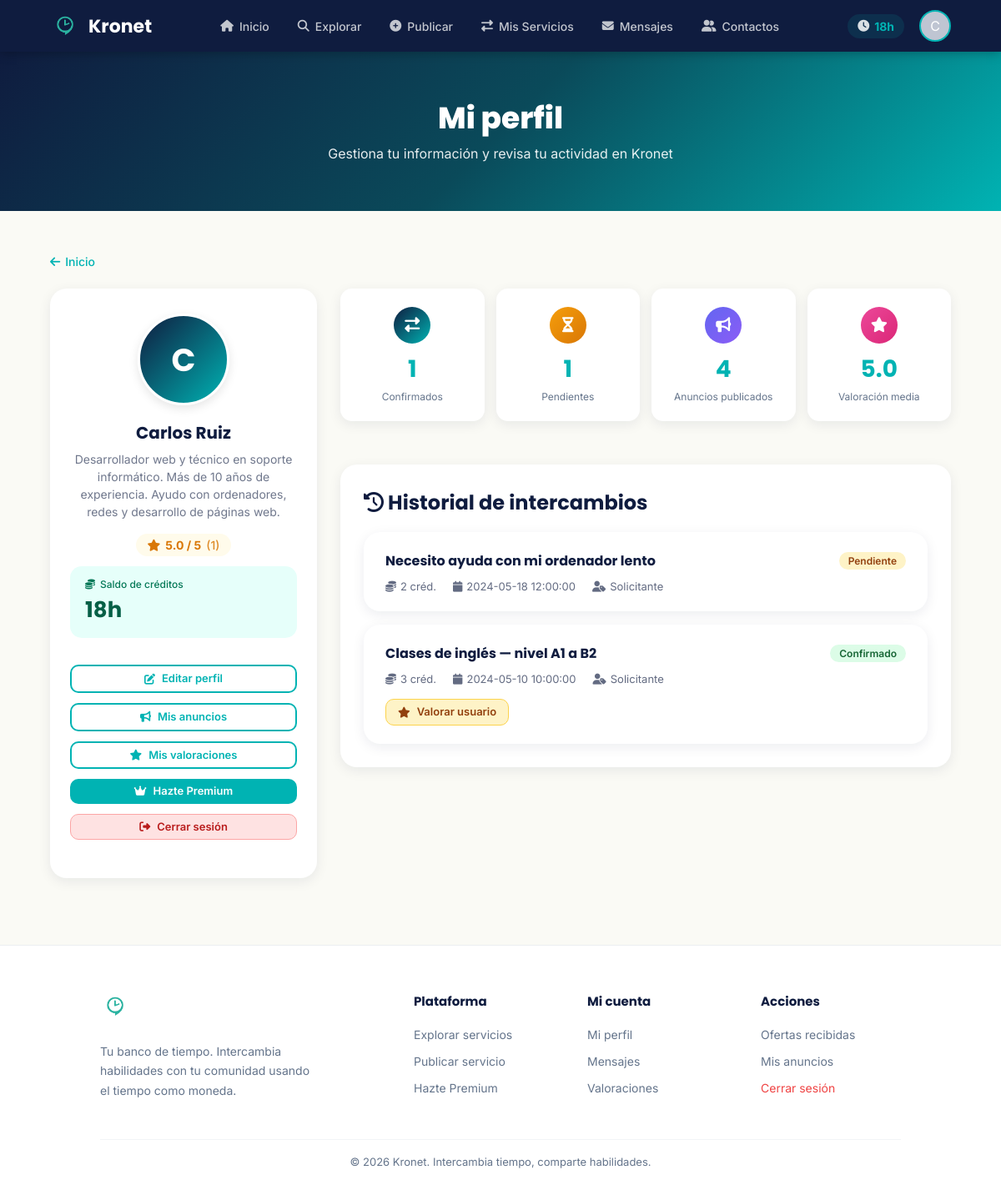
Page /public/perfil (signed in) on the committed database.
### tables this page shows
CREATE TABLE usuarios (
    id_usuario          INT AUTO_INCREMENT PRIMARY KEY,
    nombre              VARCHAR(100)            NOT NULL,
    email               VARCHAR(150) UNIQUE     NOT NULL,
    contrasenia_hash    VARCHAR(255)            NOT NULL,
    descripcion         TEXT,
    tipo_usuario        VARCHAR(50)             DEFAULT 'registrado',   
    fecha_registro      DATETIME                DEFAULT CURRENT_TIMESTAMP,
    saldo_monedas       INT                     DEFAULT 5,              
    estado_cuenta       VARCHAR(50)             DEFAULT 'activa'        
);

CREATE TABLE intercambios (
    id_intercambio          INT AUTO_INCREMENT PRIMARY KEY,
    id_anuncio              INT,
    id_usuario_ofertante    INT,
    id_usuario_solicitante  INT,
    fecha_inicio            DATETIME                DEFAULT CURRENT_TIMESTAMP,
    fecha_fin               DATETIME,
    monedas_intercambio     INT,
    id_usuario_pagador      INT,                                        
    id_usuario_receptor     INT,                                        
    estado                  VARCHAR(50)             DEFAULT 'pendiente',  

    FOREIGN KEY (id_anuncio) REFERENCES anuncios(id_anuncio)
        ON DELETE SET NULL,
    FOREIGN KEY (id_usuario_ofertante) REFERENCES usuarios(id_usuario)
        ON DELETE CASCADE,
    FOREIGN KEY (id_usuario_solicitante) REFERENCES usuarios(id_usuario)
        ON DELETE CASCADE
);

CREATE TABLE anuncios (
    id_anuncio          INT AUTO_INCREMENT PRIMARY KEY,
    id_usuario          INT                     NOT NULL,
    titulo              VARCHAR(255)            NOT NULL,
    descripcion         TEXT,
    tipo_anuncio        VARCHAR(50),                                    
    categoria           VARCHAR(100),
    duracion_estimada   INT                     DEFAULT 1,              
    precio_creditos     INT                     DEFAULT 1,              
    plazas_totales      INT                     DEFAULT 1,              
    plazas_ocupadas     INT                     DEFAULT 0,              
    fecha_publicacion   DATETIME                DEFAULT CURRENT_TIMESTAMP,
    estado              VARCHAR(50)             DEFAULT 'activo',       
    destacado           TINYINT(1)              DEFAULT 0,
    destacado_hasta     DATETIME                DEFAULT NULL,
    imagen              VARCHAR(255)            DEFAULT NULL,

    FOREIGN KEY (id_usuario) REFERENCES usuarios(id_usuario)
        ON DELETE CASCADE
);

### app/controllers/PerfilController.php (called while the page is built, shortened)
<?php
require_once __DIR__ . '/../models/User.php';
require_once __DIR__ . '/../models/Anuncio.php';
require_once __DIR__ . '/../models/Intercambio.php';
require_once __DIR__ . '/../models/Valoracion.php';
require_once __DIR__ . '/../models/Suscripcion.php';
class PerfilController {
    public function verPerfil() {
        $miId   = (int)$_SESSION['id_usuario'];
        $usuario = User::findById($miId);
        $stats         = Intercambio::statsPorUsuario($miId);
        $media         = Valoracion::mediaUsuario($miId);
        $historial     = Intercambio::findByUsuario($miId);
        $totalAnuncios = Anuncio::contarPorUsuario($miId);
        $suscripcion   = Suscripcion::activaPorUsuario($miId);
        require __DIR__ . '/../views/perfil/verPerfil.php';
    }
}

### public/index.php (called while the page is built, shortened)
<?php
    require_once __DIR__ . '/../routes/web.php';
?>

### app/models/User.php (called while the page is built, shortened)
<?php
require_once __DIR__ . '/../../config/conexion_db.php';
class User {
    public static function findById($id) {
        global $pdo;
        $stmt = $pdo->prepare("SELECT * FROM usuarios WHERE id_usuario = ?");
        $stmt->execute([$id]);
        return $stmt->fetch(PDO::FETCH_ASSOC);
    }
}

### app/models/Valoracion.php (called while the page is built, shortened)
<?php
require_once __DIR__ . '/../../config/conexion_db.php';
class Valoracion {
    public static function mediaUsuario($idUsuario) {
        global $pdo;
        $stmt = $pdo->prepare("
            SELECT AVG(puntuacion) AS media, COUNT(*) AS total
            FROM valoraciones
            WHERE id_usuario_destino = ?
        ");
        $stmt->execute([$idUsuario]);
        $res = $stmt->fetch(PDO::FETCH_ASSOC);
        return ['media' => (float)($res['media'] ?? 0), 'total' => (int)($res['total'] ?? 0)];
    }
}

### app/models/Suscripcion.php (called while the page is built, shortened)
<?php
require_once __DIR__ . '/../../config/conexion_db.php';
class Suscripcion {
    public static function activaPorUsuario($idUsuario) {
        global $pdo;
        $stmt = $pdo->prepare("
            SELECT * FROM suscripciones
            WHERE id_usuario = ? AND estado = 'activa' AND fecha_fin >= NOW()
            ORDER BY fecha_fin DESC
            LIMIT 1
        ");
        $stmt->execute([$idUsuario]);
        return $stmt->fetch(PDO::FETCH_ASSOC) ?: null;
    }
}

### app/models/Intercambio.php (called while the page is built, shortened)
<?php
require_once __DIR__ . '/../../config/conexion_db.php';
class Intercambio {
    public static function findByUsuario($id_usuario) {
        global $pdo;
        $stmt = $pdo->prepare("
            SELECT i.*,
                   a.titulo AS titulo_anuncio,
                   a.tipo_anuncio
            FROM intercambios i
            LEFT JOIN anuncios a ON i.id_anuncio = a.id_anuncio
            WHERE i.id_usuario_ofertante = ? OR i.id_usuario_solicitante = ?
            ORDER BY i.fecha_inicio DESC
        ");
        $stmt->execute([$id_usuario, $id_usuario]);
        return $stmt->fetchAll(PDO::FETCH_ASSOC);
    }
    public static function statsPorUsuario($id_usuario) {
        global $pdo;
        $stmt = $pdo->prepare("
            SELECT
                COUNT(*) AS total,
                SUM(CASE WHEN estado = 'confirmado' THEN 1 ELSE 0 END) AS confirmados,
                SUM(CASE WHEN estado = 'pendiente'  THEN 1 ELSE 0 END) AS pendientes,
                SUM(CASE WHEN estado = 'cancelado'  THEN 1 ELSE 0 END) AS cancelados
            FROM intercambios
            WHERE id_usuario_ofertante = ? OR id_usuario_solicitante = ?
        ");
        $stmt->execute([$id_usuario, $id_usuario]);
        return $stmt->fetch(PDO::FETCH_ASSOC) ?: ['total'=>0,'confirmados'=>0,'pendientes'=>0,'cancelados'=>0];
    }
}

### app/models/Anuncio.php (called while the page is built, shortened)
<?php
require_once __DIR__ . '/../../config/conexion_db.php';
class Anuncio {
    public static function contarPorUsuario($id_usuario) {
        global $pdo;
        $stmt = $pdo->prepare("SELECT COUNT(*) FROM anuncios WHERE id_usuario = ?");
        $stmt->execute([$id_usuario]);
        return (int)$stmt->fetchColumn();
    }
}

### app/views/perfil/verPerfil.php (the view, shortened to what this page needs)
<?php
require __DIR__ . '/../partials/head.php';
require __DIR__ . '/../partials/navbar.php';
?>
<section class="hero-section hero-compact">
    <h1>Mi perfil</h1>
    <p>Gestiona tu información y revisa tu actividad en Kronet</p>
</section>
<div class="page-wrap-wide">
    <a class="back-link" href="/kronet/public/"><i class="fas fa-arrow-left"></i> Inicio</a>
    <div class="profile-layout">
        <div>
            <div class="user-card">
                <div class="avatar-wrapper">
                    <div class="main-avatar-placeholder">
                        <?= strtoupper(substr($usuario['nombre'] ?? 'U', 0, 1)) ?>
                    </div>
                </div>
                <h2><?= htmlspecialchars($usuario['nombre']) ?></h2>
                <p class="user-desc"><?= htmlspecialchars($usuario['descripcion'] ?: 'Sin descripción aún. Edita tu perfil para añadir una.') ?></p>
                <?php if ($media['total'] > 0): ?>
                    <div class="rating-badge">
                        <i class="fas fa-star"></i>
                        <?= number_format($media['media'], 1) ?> / 5
                        <span style="font-weight:500; opacity:0.85;">(<?= (int)$media['total'] ?>)</span>
                    </div>
                <?php endif; ?>
                <div class="credits-box">
                    <div class="cb-label"><i class="fas fa-coins"></i> Saldo de créditos</div>
                    <div class="cb-amount"><?= (int)$usuario['saldo_monedas'] ?>h</div>
                </div>
                <div class="action-strip" style="flex-direction:column;">
                    <button type="button" class="btn btn-outline btn-sm" onclick="const f=document.getElementById('editForm');f.classList.toggle('hidden');if(!f.classList.contains('hidden'))f.scrollIntoView({behavior:'smooth',block:'nearest'})">
                        <i class="fas fa-edit"></i> Editar perfil
                    </button>
                    <a class="btn btn-outline btn-sm" href="/kronet/public/anuncios/mis-anuncios">
                        <i class="fas fa-bullhorn"></i> Mis anuncios
                    </a>
                    <a class="btn btn-outline btn-sm" href="/kronet/public/valoraciones/mis-valoraciones">
                        <i class="fas fa-star"></i> Mis valoraciones
                    </a>
                    <?php if ($suscripcion): ?>
                        <a class="btn btn-outline btn-sm" href="/kronet/public/suscripcion">
                            <i class="fas fa-crown" style="color:#F59E0B;"></i> Gestionar suscripción
                        </a>
                    <?php else: ?>
                        <a class="btn btn-secondary btn-sm" href="/kronet/public/suscripcion">
                            <i class="fas fa-crown"></i> Hazte Premium
                        </a>
                    <?php endif; ?>
                    <a class="btn btn-danger btn-sm" href="/kronet/public/logout">
                        <i class="fas fa-sign-out-alt"></i> Cerrar sesión
                    </a>
                </div>
            </div>
        </div>
        <div class="profile-main-col">
            <div class="stats-row">
                <div class="stat-card">
                    <div class="stat-icon"><i class="fas fa-exchange-alt"></i></div>
                    <div class="stat-value"><?= (int)$stats['confirmados'] ?></div>
                    <div class="stat-label">Confirmados</div>
                </div>
                <div class="stat-card">
                    <div class="stat-icon" style="background:linear-gradient(135deg,#F59E0B,#D97706);"><i class="fas fa-hourglass-half"></i></div>
                    <div class="stat-value"><?= (int)$stats['pendientes'] ?></div>
                    <div class="stat-label">Pendientes</div>
                </div>
                <div class="stat-card">
                    <div class="stat-icon" style="background:linear-gradient(135deg,#6366F1,#8B5CF6);"><i class="fas fa-bullhorn"></i></div>
                    <div class="stat-value"><?= (int)$totalAnuncios ?></div>
                    <div class="stat-label">Anuncios publicados</div>
                </div>
                <div class="stat-card">
                    <div class="stat-icon" style="background:linear-gradient(135deg,#EC4899,#DB2777);"><i class="fas fa-star"></i></div>
                    <div class="stat-value"><?= $media['total'] > 0 ? number_format($media['media'], 1) : '—' ?></div>
                    <div class="stat-label">Valoración media</div>
                </div>
            </div>
            <div class="card">
                <div class="page-header" style="margin-bottom:18px;">
                    <h2><i class="fas fa-history"></i> Historial de intercambios</h2>
                </div>
                <?php if (empty($historial)): ?>
                    <div class="empty-state">
                        <div class="empty-icon"><i class="fas fa-exchange-alt"></i></div>
                        <p>Todavía no has participado en ningún intercambio.</p>
                    </div>
                <?php else: ?>
                    <div class="intercambios-list">
                        <?php foreach (array_slice($historial, 0, 10) as $i):
                            $esOfertante = ($i['id_usuario_ofertante'] == $_SESSION['id_usuario']);
                            $idOtro = $esOfertante ? $i['id_usuario_solicitante'] : $i['id_usuario_ofertante'];
                            $rolLabel = $esOfertante ? 'Ofertante' : 'Solicitante';
                        ?>
                            <div class="intercambio-card">
                                <div class="ic-header">
                                    <h3><?= htmlspecialchars($i['titulo_anuncio'] ?? '(anuncio eliminado)') ?></h3>
                                    <span class="badge badge-<?= htmlspecialchars($i['estado']) ?>"><?= ucfirst($i['estado']) ?></span>
                                </div>
                                <div class="ic-meta">
                                    <span><i class="fas fa-coins"></i> <?= (int)$i['monedas_intercambio'] ?> créd.</span>
                                    <span><i class="fas fa-calendar"></i> <?= htmlspecialchars($i['fecha_inicio']) ?></span>
                                    <span><i class="fas fa-user-tag"></i> <?= $rolLabel ?></span>
                                </div>
                                <?php if ($i['estado'] === 'confirmado'): ?>
                                    <div class="ic-actions">
                                        <a class="btn btn-valorar btn-sm" href="/kronet/public/valoraciones/crear?id_usuario=<?= (int)$idOtro ?>">
                                            <i class="fas fa-star"></i> Valorar usuario
                                        </a>
                                    </div>
                                <?php endif; ?>
                            </div>
                        <?php endforeach; ?>
                    </div>
                <?php endif; ?>
            </div>
        </div>
    </div>
</div>
<?php require __DIR__ . '/../partials/footer.php'; ?>

### app/views/partials/navbar.php (shortened to what this page needs)
<?php
require_once __DIR__ . '/../../models/User.php';
$navActive = $navActive ?? '';
$navUserId = $_SESSION['id_usuario'] ?? null;
$navUser   = $navUserId ? User::findById($navUserId) : null;
$navUnreadMsg = $navUserId ? Mensaje::contarNoLeidos($navUserId) : 0;
if (!function_exists('navItem')) {
    function navItem($active, $current, $href, $icon, $label, $badge = 0) {
        $cls = $active === $current ? ' class="active"' : '';
        $badgeHtml = $badge > 0 ? '<span class="nav-badge">' . ($badge > 9 ? '9+' : $badge) . '</span>' : '';
        echo '<li><a href="' . $href . '"' . $cls . '><i class="' . $icon . '"></i> ' . $label . $badgeHtml . '</a></li>';
    }
}
?>
<nav class="navbar">
    <a href="/kronet/public/" class="logo-container">
        <div class="logo-icon">
            <img src="/kronet/public/assets/images/logo.png" alt="Kronet">
        </div>
        <span class="logo-text">Kronet</span>
    </a>
    <ul class="nav-menu" id="navMenu">
        <?php navItem($navActive, 'inicio',    '/kronet/public/',                'fas fa-home',         'Inicio'); ?>
        <?php if ($navUser): ?>
            <?php navItem($navActive, 'publicar',  '/kronet/public/anuncios/crear',                'fas fa-plus-circle',  'Publicar'); ?>
            <?php navItem($navActive, 'servicios', '/kronet/public/intercambios/mis-intercambios', 'fas fa-exchange-alt', 'Mis Servicios'); ?>
            <?php navItem($navActive, 'mensajes',  '/kronet/public/mensajes',  'fas fa-envelope',      'Mensajes', $navUnreadMsg); ?>
            <?php navItem($navActive, 'contactos', '/kronet/public/contactos', 'fas fa-user-friends',  'Contactos'); ?>
        <?php endif; ?>
    </ul>
    <div class="nav-user">
        <?php if ($navUser): ?>
            <div class="credits-badge" title="Tu saldo de créditos de tiempo">
                <i class="fas fa-clock"></i>
                <strong><?= (int)$navUser['saldo_monedas'] ?>h</strong>
            </div>
            <a href="/kronet/public/perfil" class="avatar-nav" title="Mi perfil">
                <?= strtoupper(substr($navUser['nombre'] ?? 'U', 0, 1)) ?>
            </a>
        <?php endif; ?>
    </div>
</nav>

### rows in the picture
usuarios: saldo_monedas "18", nombre "C", nombre "Carlos Ruiz", descripcion "Desarrollador web y técnico en soporte informático. Más de 10 años de experiencia. Ayudo con ordenadores, redes y desarrollo de páginas web."
intercambios: id_anuncio.titulo "Necesito ayuda con mi ordenador lento", estado "Pendiente", monedas_intercambio "2", fecha_inicio "2024-05-18 12:00:00", id_usuario_ofertante "Solicitante"
intercambios: id_anuncio.titulo "Clases de inglés — nivel A1 a B2", estado "Confirmado", monedas_intercambio "3", fecha_inicio "2024-05-10 10:00:00", id_usuario_ofertante "Solicitante"

### other values in the picture
$label "Inicio Explorar Publicar Mis Servicios Mensajes Contactos"
$media['media'] "5.0"
$media['total'] "1"
$stats['confirmados'] "1"
$stats['pendientes'] "1"
$totalAnuncios "4"
